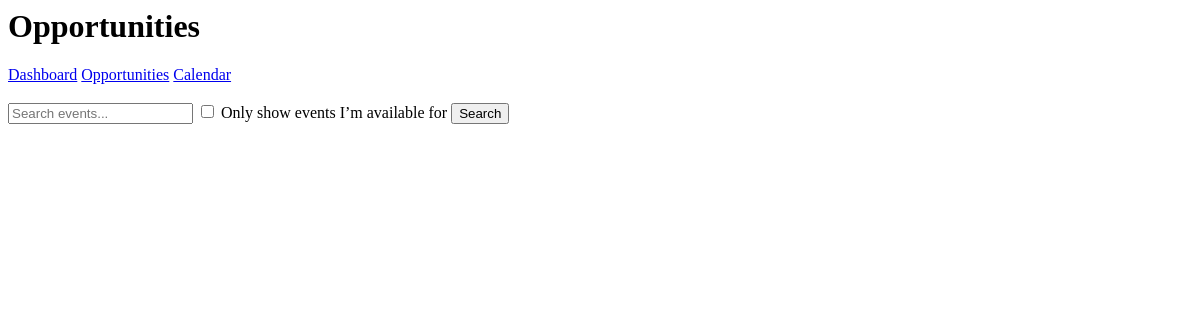
The page /student_opportunities/ (signed in) on the database as committed earlier.
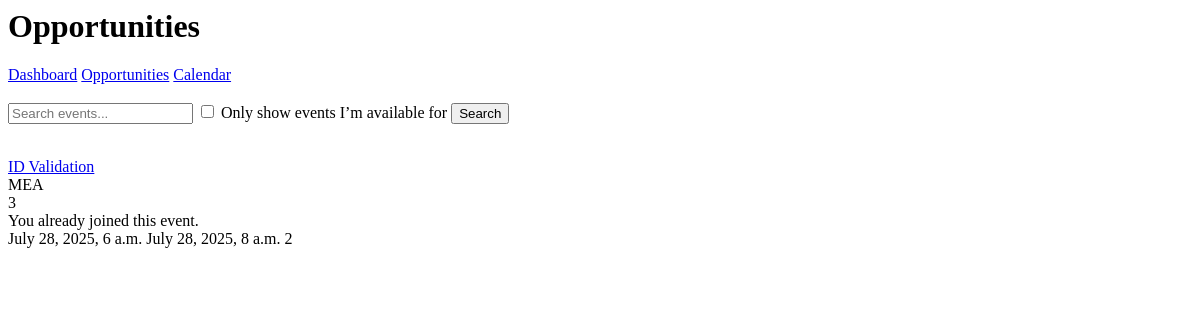
The same page on the database as committed later.
### core/models.py (models this page shows)
class Event(models.Model):
    name = models.CharField(max_length=100)
    description = models.TextField()
    location = models.CharField(max_length=50)
    service_hours = models.IntegerField()
    number_of_students = models.IntegerField()
    role_descriptions = models.TextField()
    start_datetime = models.DateTimeField()
    end_datetime = models.DateTimeField()
    organizer = models.ForeignKey(
        OrgProfile, on_delete=models.CASCADE, related_name="events"
    )
    approved = models.BooleanField(default=False)
    students = models.ManyToManyField(
        StudentProfile, through="Participation", related_name="events"
    )
    def remaining_slots(self):
        assigned_count = self.participation_set.count()
        return max(0, self.number_of_students - assigned_count)
    def is_user_in_event(self, user):
        try:
            student_profile = user.studentprofile
        except StudentProfile.DoesNotExist:
            return False
        return Participation.objects.filter(
            student=student_profile, event=self
        ).exists()

class OrgProfile(models.Model):
    user = models.OneToOneField(User, on_delete=models.CASCADE)
    name = models.CharField(max_length=100)

### core/views.py (the view, shortened to what this page needs)
# urls.py: path("student_opportunities/", views.student_opportunities, name="student_opportunities"),
@login_required
def student_opportunities(request):
    user = request.user
    try:
        student_profile = user.studentprofile
    except StudentProfile.DoesNotExist:
        student_profile = None
        return redirect("login_view")
    now = timezone.now()
    search_query = request.GET.get("search", "")
    events = Event.objects.filter(start_datetime__gt=now, approved=True)
    if search_query:
        events = events.filter(name__icontains=search_query)
    user_event_status = {}
    filter_conflicts = request.GET.get("filter_conflicts") == "on"
    for event in events:
        user_event_status[event.id] = event.is_user_in_event(user)
    context = {
        "student": student_profile,
        "events": events,
        "user_event_status": user_event_status,
        "search_query": search_query,
        "filter_conflicts": filter_conflicts,
    }
    if request.method == "GET":
        template = loader.get_template("core/student_opportunities.html")
        return HttpResponse(template.render(context, request))

### core/templatetags/custom_filters.py (called while the page is built)
@register.filter
def get_item(dictionary, key):
    return dictionary.get(key)

### core/templates/core/student_opportunities.html (shortened to what this page needs)
{% load custom_filters %}
<h1>Opportunities</h1>
<a href="/student_dashboard">Dashboard</a>
<a href="/student_opportunities">Opportunities</a>
<a href="/student_calendar">Calendar</a>
<form method="get" action="{% url 'student_opportunities' %}">
    <input type="text" name="search" placeholder="Search events..." value="{{ request.GET.search }}">
    <label>
        <input type="checkbox" name="filter_conflicts" {% if filter_conflicts %}checked{% endif %}>
        Only show events I’m available for
    </label>
    <button type="submit">Search</button>
</form>
{% if events %}
    {% for event in events %}
        <a href="/student_opportunities_details/{{ event.id }}"><div>{{ event.name }}</div></a>
        <div>{{ event.organizer.name }}</div>
        <div>{{ event.remaining_slots }}</div>
        {% if user_event_status|get_item:event.id %}
            <div>You already joined this event.</div>
        {% else %}
            <div>You have not joined this event.</div>
        {% endif %}
        {{ event.start_datetime }}
        {{ event.end_datetime }}
        {{ event.service_hours }}
    {% endfor %}
{% endif %}

Rows that differ between the two databases and show on the page:
added Event: name "ID Validation", organizer.name "MEA", remaining_slots "3", shows "You already joined this event.", start_datetime "July 28, 2025, 6 a.m.", end_datetime "July 28, 2025, 8 a.m.", service_hours "2"
